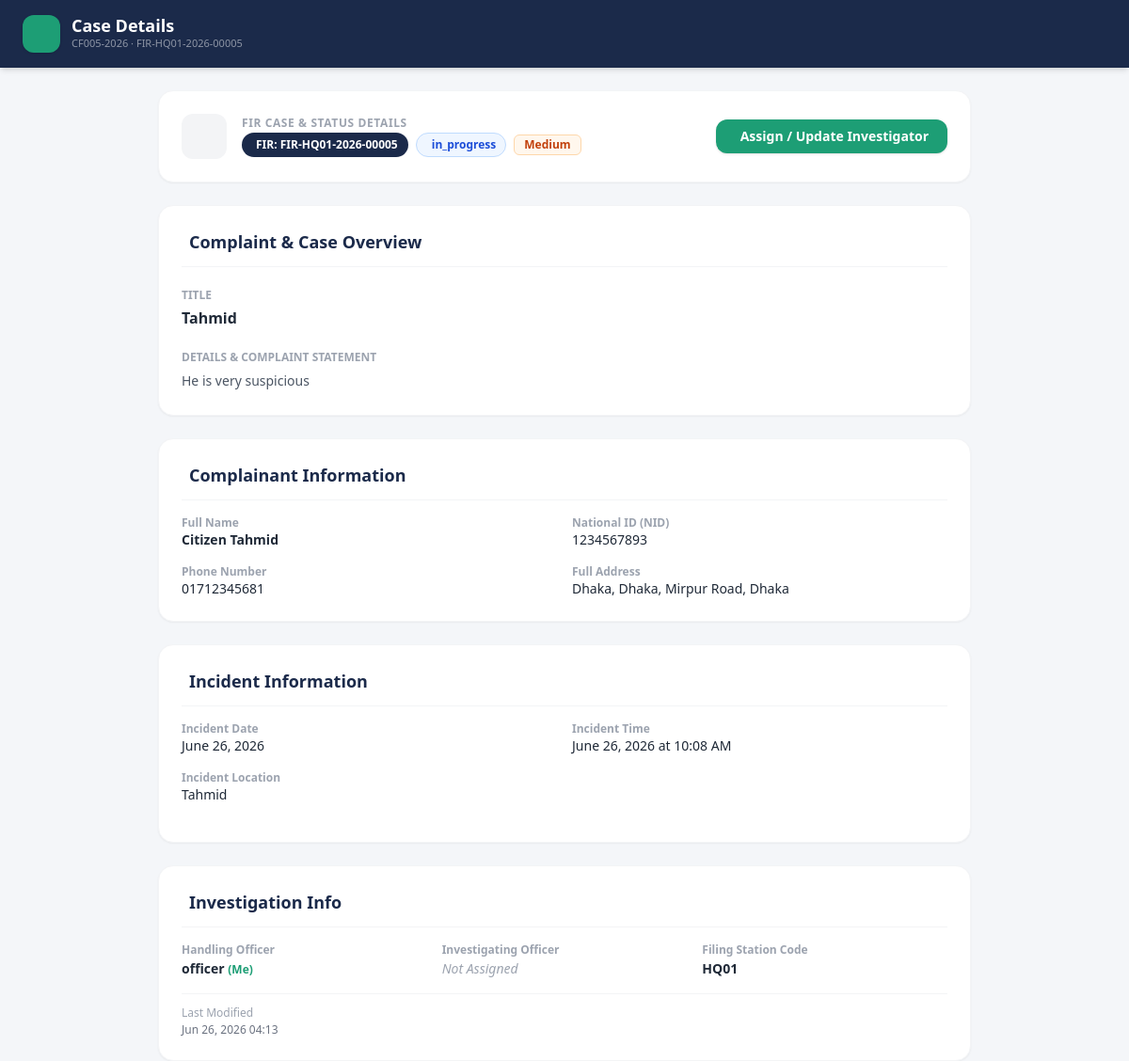
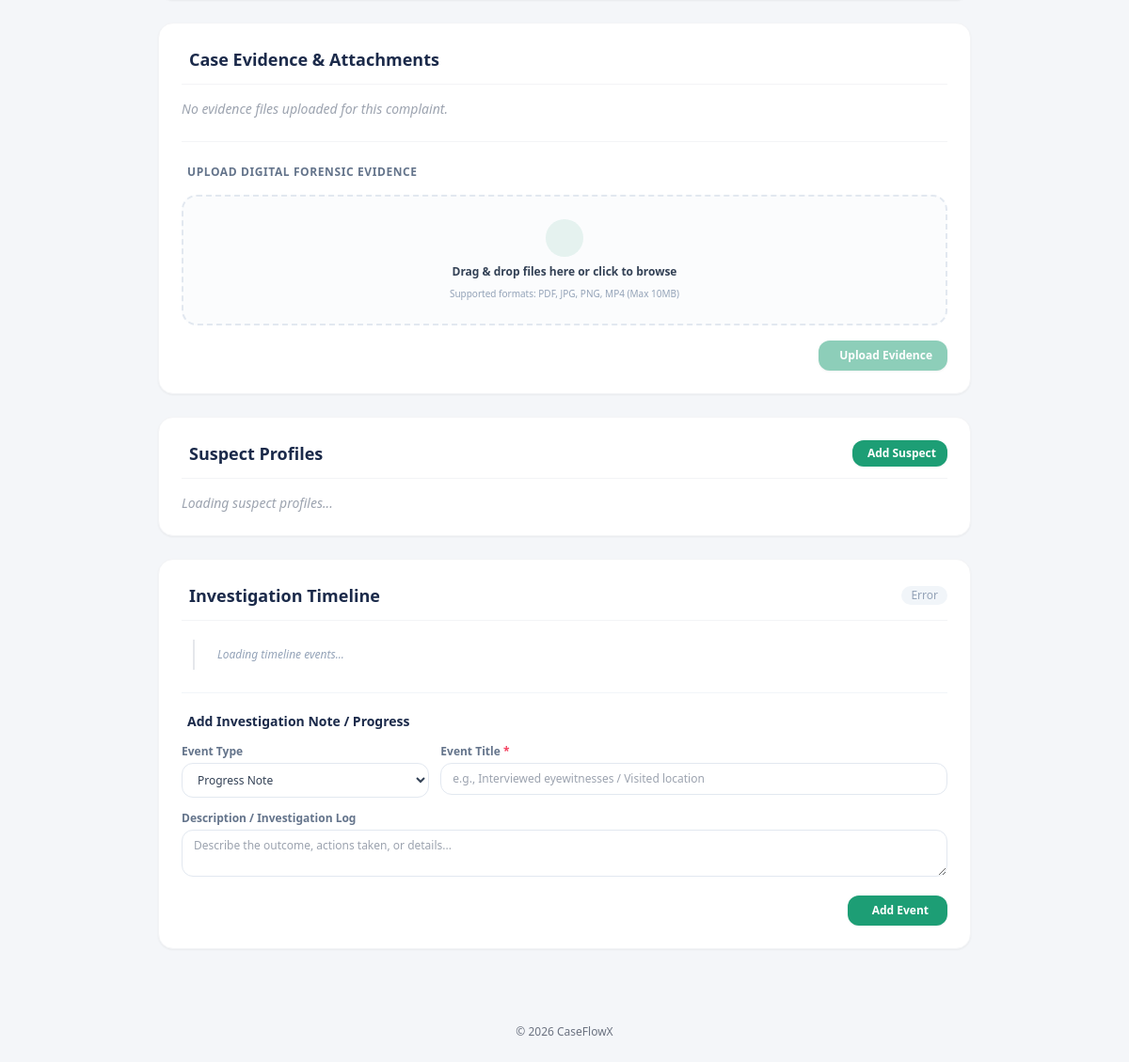
The page /case-details.php?id=5 (signed in) on the database its author committed (2 pictures, top to bottom).
### tables this page shows
CREATE TABLE cases (
            id              INTEGER PRIMARY KEY AUTOINCREMENT,
            citizen_id      INTEGER NOT NULL,
            case_number     TEXT    NOT NULL UNIQUE,
            title           TEXT    NOT NULL,
            description     TEXT    NOT NULL,
            status          TEXT    NOT NULL DEFAULT 'open' CHECK(status IN ('open','in_progress','resolved','closed')),
            priority        TEXT    NOT NULL DEFAULT 'low' CHECK(priority IN ('low','medium','high')),
            created_at      TEXT    NOT NULL DEFAULT (datetime('now')), fir_number TEXT, complainant_name TEXT, complainant_nid TEXT, complainant_phone TEXT, complainant_address TEXT, incident_date TEXT, incident_time TEXT, incident_location TEXT, incident_description TEXT, sections_applied TEXT, witness_details TEXT, officer_id INTEGER, station_code TEXT, investigating_officer TEXT, modified_by INTEGER, modified_at TEXT, investigator_id INTEGER,
            FOREIGN KEY (citizen_id) REFERENCES citizens(id) ON DELETE CASCADE
        );

### case-details.php (the view, shortened to what the rows shown need)
<?php
$db = get_db();
$caseId = isset($_GET['id']) ? (int)$_GET['id'] : 0;
try {
    $stmt = $db->prepare("
        SELECT c.*,
               COALESCE(o.full_name, u_off.full_name) as officer_name,
               COALESCE(ct.full_name, u_cit.full_name) as citizen_name,
               COALESCE(ct.phone, u_cit.phone) as citizen_phone,
               COALESCE(ct.email, u_cit.email) as citizen_email,
               COALESCE(ct.national_id, u_cit.national_id) as citizen_nid,
               COALESCE(ct.address, u_cit.address) as citizen_address
        FROM cases c
        LEFT JOIN officers o ON c.officer_id = o.id
        LEFT JOIN citizens ct ON c.citizen_id = ct.id
        LEFT JOIN users u_cit ON c.citizen_id = u_cit.id
        LEFT JOIN users u_off ON c.officer_id = u_off.id
        WHERE c.id = ?
    ");
    $stmt->execute([$caseId]);
    $case = $stmt->fetch();
} catch (PDOException $e) {
    die("Database error: " . $e->getMessage());
}
?>
<!DOCTYPE html>
<html lang="en">
<head>
<link rel="stylesheet" href="https://cdn.jsdelivr.net/npm/@tabler/icons-webfont@3.19.0/dist/tabler-icons.min.css">
<script src="https://cdn.tailwindcss.com"></script>
</head>
<body class="bg-[#F4F6F9] min-h-screen flex flex-col justify-between">
  <div class="flex-grow">
<header class="bg-navy text-white shadow-md">
  <div class="max-w-7xl mx-auto px-6 py-4 flex flex-wrap items-center justify-between gap-4">
    <div class="flex items-center gap-3">
      <div>
        <h1 class="text-lg font-bold leading-none">Case Details</h1>
        <p class="text-[11px] text-white/50 mt-0.5"><?= htmlspecialchars($case['case_number']) ?> <?php if(!empty($case['fir_number'])) echo "· " . htmlspecialchars($case['fir_number']); ?></p>
      </div>
    </div>
  </div>
</header>
<main class="max-w-4xl mx-auto px-4 py-6">
  <div class="bg-white rounded-2xl shadow-sm border border-gray-100 p-6 mb-6 flex flex-wrap items-center justify-between gap-4">
    <div class="flex items-center gap-4">
      <div>
        <div class="flex flex-wrap items-center gap-2 mt-0.5">
          <span class="inline-flex items-center gap-1 px-2.5 py-1 rounded-full text-xs font-bold border bg-navy text-white border-navy/20">
            <i class="ti ti-file-text"></i> FIR: <?= htmlspecialchars($case['fir_number'] ?: 'Pending Registration') ?>
          </span>
          <?= statusBadge($case['status']) ?>
          <?= priorityBadge($case['priority']) ?>
        </div>
      </div>
    </div>
  </div>
  <div class="max-w-4xl mx-auto space-y-6">
      <div class="bg-white rounded-2xl shadow-sm border border-gray-100 p-6">
        <h2 class="text-navy font-bold text-lg border-b border-gray-100 pb-3 mb-4 flex items-center gap-2">
          <i class="ti ti-file-description text-accent"></i> Complaint & Case Overview
        </h2>
        <div class="space-y-4">
          <div>
            <span class="text-xs font-semibold text-gray-400 uppercase">Title</span>
            <p class="text-gray-800 font-semibold text-base mt-0.5"><?= htmlspecialchars($case['title']) ?></p>
          </div>
          <div>
            <span class="text-xs font-semibold text-gray-400 uppercase">Details & Complaint Statement</span>
            <p class="text-gray-600 text-sm mt-1 whitespace-pre-line leading-relaxed"><?= htmlspecialchars($case['description']) ?></p>
          </div>
        </div>
      </div>
      <div class="bg-white rounded-2xl shadow-sm border border-gray-100 p-6">
        <h2 class="text-navy font-bold text-lg border-b border-gray-100 pb-3 mb-4 flex items-center gap-2">
          <i class="ti ti-user-circle text-accent"></i> Complainant Information
        </h2>
        <div class="grid grid-cols-1 sm:grid-cols-2 gap-4 text-sm">
          <div>
            <span class="text-xs text-gray-400 font-semibold block">Full Name</span>
            <span class="text-gray-800 font-semibold"><?= htmlspecialchars(($case['complainant_name'] !== '' && $case['complainant_name'] !== null) ? $case['complainant_name'] : ($case['citizen_name'] ?: '—')) ?></span>
          </div>
          <div>
            <span class="text-xs text-gray-400 font-semibold block">National ID (NID)</span>
            <span class="text-gray-800 font-medium"><?= htmlspecialchars(($case['complainant_nid'] !== '' && $case['complainant_nid'] !== null) ? $case['complainant_nid'] : ($case['citizen_nid'] ?: '—')) ?></span>
          </div>
          <div>
            <span class="text-xs text-gray-400 font-semibold block">Phone Number</span>
            <span class="text-gray-800 font-medium"><?= htmlspecialchars(($case['complainant_phone'] !== '' && $case['complainant_phone'] !== null) ? $case['complainant_phone'] : ($case['citizen_phone'] ?: '—')) ?></span>
          </div>
          <div>
            <span class="text-xs text-gray-400 font-semibold block">Full Address</span>
            <span class="text-gray-800"><?= htmlspecialchars(($case['complainant_address'] !== '' && $case['complainant_address'] !== null) ? $case['complainant_address'] : ($case['citizen_address'] ?: '—')) ?></span>
          </div>
        </div>
      </div>
      <div class="bg-white rounded-2xl shadow-sm border border-gray-100 p-6">
        <h2 class="text-navy font-bold text-lg border-b border-gray-100 pb-3 mb-4 flex items-center gap-2">
          <i class="ti ti-map-pin text-accent"></i> Incident Information
        </h2>
        <div class="grid grid-cols-1 sm:grid-cols-2 gap-4 text-sm mb-4">
          <div>
            <span class="text-xs text-gray-400 font-semibold block">Incident Date</span>
            <span class="text-gray-800 font-medium"><?= !empty($case['incident_date']) ? date('F d, Y', strtotime($case['incident_date'])) : '—' ?></span>
          </div>
          <div>
            <span class="text-xs text-gray-400 font-semibold block">Incident Time</span>
            <span class="text-gray-800 font-medium"><?php
              $dispTime = '—';
              if (!empty($case['incident_time'])) {
                  if (!empty($case['incident_date'])) {
                      $dispTime = date('F d, Y', strtotime($case['incident_date'])) . ' at ' . htmlspecialchars($case['incident_time']);
                  } else {
                      $dispTime = htmlspecialchars($case['incident_time']);
                  }
              } elseif (!empty($case['created_at'])) {
                  $dispTime = date('F d, Y \a\t h:i A', strtotime($case['created_at'] . ' UTC'));
              }
              echo $dispTime;
            ?></span>
          </div>
          <div class="sm:col-span-2">
            <span class="text-xs text-gray-400 font-semibold block">Incident Location</span>
            <span class="text-gray-800 font-medium"><?= htmlspecialchars($case['incident_location'] ?? '—') ?></span>
          </div>
        </div>
      </div>
      <div class="bg-white rounded-2xl shadow-sm border border-gray-100 p-6">
        <h2 class="text-navy font-bold text-lg border-b border-gray-100 pb-3 mb-4 flex items-center gap-2">
          <i class="ti ti-user-shield text-accent"></i> Investigation Info
        </h2>
        <div class="grid grid-cols-1 sm:grid-cols-3 gap-4 text-sm">
          <div>
            <span class="text-xs text-gray-400 font-semibold block">Filing Station Code</span>
            <span class="font-semibold text-gray-800 mt-0.5 block"><?= htmlspecialchars($case['station_code'] ?? 'HQ01') ?></span>
          </div>
          <?php if (!empty($case['modified_at'])): ?>
            <div class="sm:col-span-3 border-t border-gray-100 pt-3">
              <span class="text-xs text-gray-400 block">Last Modified</span>
              <span class="text-gray-500 font-medium text-xs block mt-0.5"><?= date('M d, Y H:i', strtotime($case['modified_at'])) ?></span>
            </div>
          <?php endif; ?>
        </div>
      </div>
      <div class="bg-white rounded-2xl shadow-sm border border-gray-100 p-6">
        <h2 class="text-navy font-bold text-lg border-b border-gray-100 pb-3 mb-4 flex items-center gap-2">
          <i class="ti ti-paperclip text-accent"></i> Case Evidence & Attachments
        </h2>
      </div>
      <div class="bg-white rounded-2xl shadow-sm border border-gray-100 p-6">
        <div class="flex items-center justify-between border-b border-gray-100 pb-3 mb-4">
          <h2 class="text-navy font-bold text-lg flex items-center gap-2">
            <i class="ti ti-users text-accent"></i> Suspect Profiles
          </h2>
        </div>
      </div>
      <div class="bg-white rounded-2xl shadow-sm border border-gray-100 p-6">
        <h2 class="text-navy font-bold text-lg border-b border-gray-100 pb-3 mb-5 flex items-center justify-between gap-2">
          <span class="flex items-center gap-2">
            <i class="ti ti-history text-accent"></i> Investigation Timeline
          </span>
          <span class="text-xs font-normal text-slate-400 bg-slate-100 px-2.5 py-0.5 rounded-full" id="timeline-count">Loading timeline...</span>
        </h2>
      </div>
  </div>
</main>
<?php
function statusBadge(string $status): string {
    $map = [
        'Submitted'     => ['bg-blue-50 text-blue-700 border-blue-200', 'ti-send', 'Submitted'],
        'open'          => ['bg-blue-50 text-blue-700 border-blue-200', 'ti-send', 'Submitted'],
        'Under Review'  => ['bg-orange-50 text-orange-700 border-orange-200', 'ti-eye', 'Under Review'],
        'Registered'    => ['bg-green-50 text-green-700 border-green-200', 'ti-circle-check', 'Registered'],
        'Rejected'      => ['bg-red-50 text-red-700 border-red-200', 'ti-x', 'Rejected'],
    ];
    [$cls, $ico, $lbl] = $map[$status] ?? [$map['Submitted'][0], $map['Submitted'][1], $status];
    return "<span class=\"inline-flex items-center gap-1.5 px-2.5 py-1 rounded-full text-xs font-semibold border {$cls}\"><i class=\"ti {$ico}\"></i> {$lbl}</span>";
}
function priorityBadge(string $priority): string {
    $map = [
        'low'    => ['bg-gray-100 text-gray-600 border-gray-200', 'Low'],
        'medium' => ['bg-orange-50 text-orange-700 border-orange-200', 'Medium'],
        'high'   => ['bg-red-50 text-red-700 border-red-200', 'High'],
    ];
    [$cls, $lbl] = $map[$priority] ?? [$map['low'][0], ucfirst($priority)];
    return "<span class=\"inline-flex items-center px-2.5 py-0.5 rounded-md text-xs font-semibold border {$cls}\">{$lbl}</span>";
}
?>
  </div>
</body>
</html>

### rows shown on the page
cases: case_number "CF005-2026", fir_number "FIR-HQ01-2026-00005", title "Tahmid", description "He is very suspicious", complainant_name "Citizen Tahmid", complainant_nid "1234567893", complainant_phone "01712345681", complainant_address "Dhaka, Dhaka, Mirpur Road, Dhaka", incident_date "June 26, 2026", created_at "June 26, 2026 at 10:08 AM", incident_location "Tahmid", station_code "HQ01", modified_at "Jun 26, 2026 04:13"

### other values the page prints
$lbl "in_progress"
$lbl "Medium"
$case['officer_name'] "officer"
